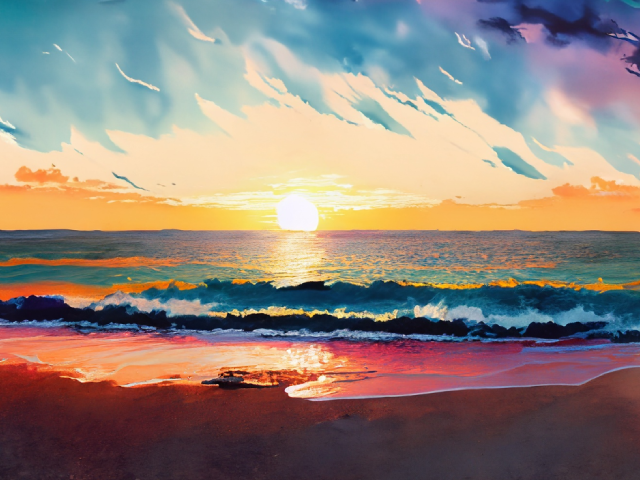
#> input picture Activity_9/image.bmp, 640 x 480 px, found by its file name
$ jupyter execute activity8.ipynb
#> lines starting #> are read from the running program, lines starting #| are printed output that depends on the picture
Implement the Image processing basics: Converting Image to RGB to BGR and to Grayscale, create a White / Black Color Image, how to draw shapes on image.

Date = 14-05-2024

[cell 1]
import cv2
import numpy as np

[cell 2]
def convert_to_grayscale(image_path):
    #Load the image
#> called with image_path = 'C:/Users/DELL/Downloads/image.bmp'
    image = cv2.imread(image_path)
#> image is the input picture: shape (480, 640, 3); mean B, G, R 122.2, 130.8, 144.5
    #Convert the image into grayscale
    grayscale_image = cv2.cvtColor(image, cv2.COLOR_BGR2GRAY)
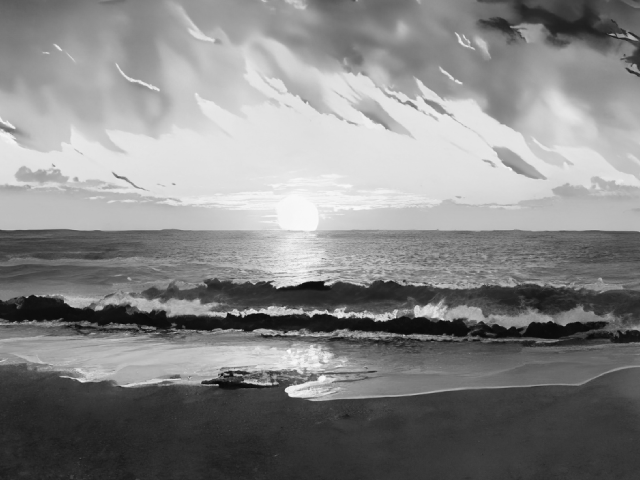
#> grayscale_image: shape (480, 640); min 5, max 252, mean 133.9

    cv2.imshow("Original Image", image)
    cv2.imshow("Grayscale Image", grayscale_image)
    cv2.waitKey(0)
    cv2.destroyAllWindows()

[cell 3]
convert_to_grayscale("C:/Users/DELL/Downloads/image.bmp")

[cell 4]
def convert_to_bgr(image_path, output_path):
    #Load the image
#> called with image_path = 'C:/Users/DELL/Downloads/image.bmp', output_path = 'C:/Users/DELL/Downloads/image_bgr.bmp'
    image = cv2.imread(image_path)
    #Convert the image to BGR color space
    bgr_image = cv2.cvtColor(image, cv2.COLOR_RGB2BGR)

    # Display the original ad BGR images
    cv2.imshow("Original Image", image)
    cv2.imshow("BGR Image", bgr_image)

    # Save the BGR image
    cv2.imwrite(output_path, bgr_image)
    print("BGR image saves as", output_path)
    cv2.waitKey(0)
    cv2.destroyAllWindows()

[cell 5]
convert_to_bgr("C:/Users/DELL/Downloads/image.bmp", "C:/Users/DELL/Downloads/image_bgr.bmp" )

[cell 6]
def convert_bgr_to_rgb(input_path):
    # Load the image
    image_bgr = cv2.imread(input_path)
    # Convert the image from BGR to RGB color space
    image_rgb = cv2.cvtColor(image_bgr, cv2.COLOR_BGR2RGB)

    #Display the original BGR image and the converted RGB image
    cv2.imshow("BGR Image", image_bgr)
    cv2.imshow("RGB Image", image_rgb)
    cv2.waitKey(0)
    cv2.destroyAllWindows()

[cell 7]
convert_bgr_to_rgb("C:/Users/DELL/Downloads/image_bgr.bmp")

[cell 8]
def create_white_image(width, height):
    #Create a white color image
#> called with width = 800, height = 600
    white_image = np.ones((height, width, 3), dtype=np.uint8) * 255

    # Display the white image
    cv2.imshow("WHite Image", white_image)
    cv2.waitKey(0)
    cv2.destroyAllWindows()

[cell 9]
def create_black_image(width, height):
    # Create a black color image
#> called with width = 800, height = 600
    black_image = np.zeros((height, width, 3), dtype=np.uint8) * 255

    # Display the blac image
    cv2.imshow("Black Image", black_image)
    cv2.waitKey(0)
    cv2.destroyAllWindows()

[cell 10]
width, height = 800, 600

create_white_image(width, height)
create_black_image(width, height)

[cell 11]
def draw_shapes_on_image(input_path):
    # Load the image
#> called with input_path = 'C:/Users/DELL/Downloads/image.bmp'
    image = cv2.imread(input_path)

    #Draw shapes on the image
    cv2.rectangle(image, (50, 50), (200, 200), (0, 255, 0), 2)

    cv2.circle(image, (300, 150), 100, (0,0,255),2)

    cv2.line(image, (400, 50), (400, 250), (255, 0 ,0), 2)
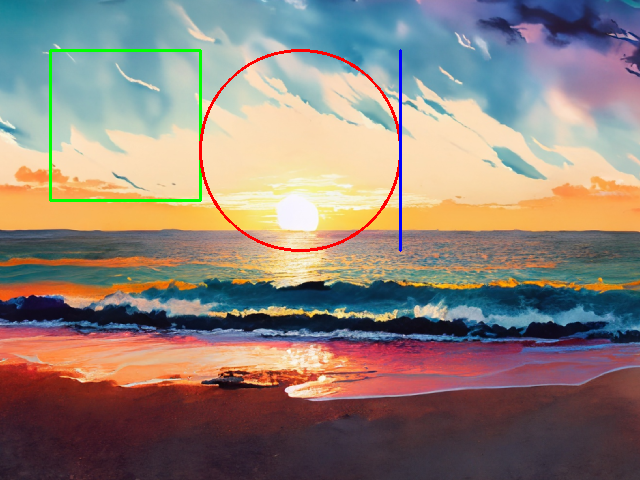
#> image: shape (480, 640, 3); mean B, G, R 120.5, 129.7, 143.3

    cv2.imshow("Image with Shapes", image)
    cv2.waitKey(0)
    cv2.destroyAllWindows()
